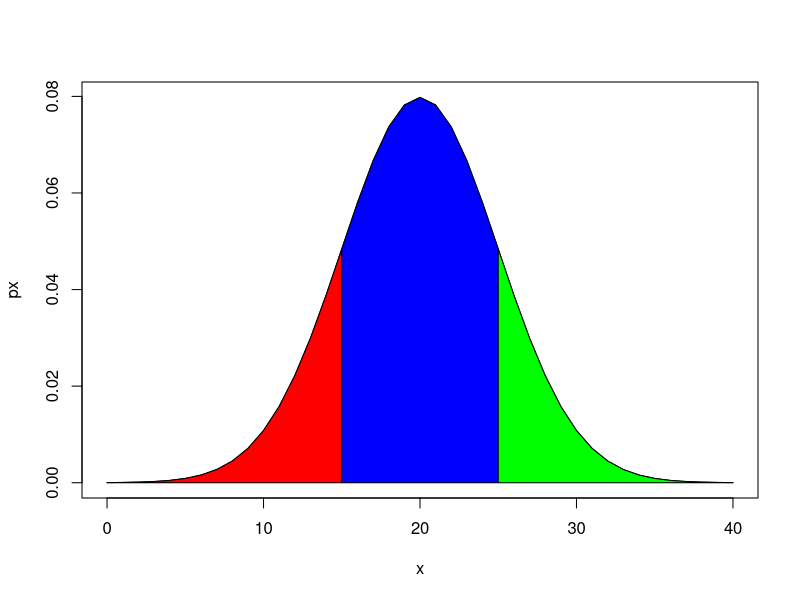

Source code (R): (Note: this script raises an error after producing the figure.)
# Set up
x = 0:40
m = 20
s = 5

px=dnorm(x,m,s)
px
plot(x,px,type="l")



x1=seq(0,15)
y1=dnorm(x1,m,s)
polygon(c(0,x1,15),c(0,y1,0),col="red")

x2=seq(15,25)
y2=dnorm(x2,m,s)
polygon(c(15,x2,25),c(0,y2,0),col="blue")

x3=seq(25,40)
y3=dnorm(x3,m,s)
polygon(c(25,x3,40),c(0,y3,0),col="green")

p1=pnorm(15,m,s)
p2=pnorm(25,m,s)-pnorm(15,m,s)
p3=1-pnorm(25,m,x)

df=dataframe(p1,p2,p3)
df
